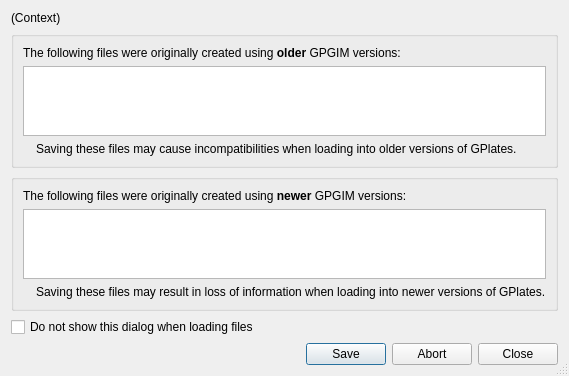
<?xml version="1.0" encoding="UTF-8"?>
<ui version="4.0">
 <class>GpgimVersionWarningDialog</class>
 <widget class="QDialog" name="GpgimVersionWarningDialog">
  <property name="geometry">
   <rect>
    <x>0</x>
    <y>0</y>
    <width>509</width>
    <height>338</height>
   </rect>
  </property>
  <property name="sizePolicy">
   <sizepolicy hsizetype="Preferred" vsizetype="Expanding">
    <horstretch>0</horstretch>
    <verstretch>0</verstretch>
   </sizepolicy>
  </property>
  <property name="windowTitle">
   <string>GPlates Geological Information Model Version</string>
  </property>
  <property name="windowIcon">
   <iconset resource="../qt-resources/qt_widgets.qrc">
    <normaloff>:/gnome_dialog_warning_16.png</normaloff>:/gnome_dialog_warning_16.png</iconset>
  </property>
  <property name="sizeGripEnabled">
   <bool>true</bool>
  </property>
  <property name="modal">
   <bool>true</bool>
  </property>
  <layout class="QVBoxLayout" name="verticalLayout_3">
   <item>
    <widget class="QLabel" name="label_context">
     <property name="text">
      <string>(Context)</string>
     </property>
     <property name="wordWrap">
      <bool>true</bool>
     </property>
    </widget>
   </item>
   <item>
    <widget class="QGroupBox" name="older_version_group_box">
     <layout class="QVBoxLayout" name="verticalLayout_2">
      <item>
       <widget class="QLabel" name="label_the_following_older_version_files">
        <property name="text">
         <string>The following files were originally created using &lt;b&gt;older&lt;/b&gt; GPGIM versions:</string>
        </property>
       </widget>
      </item>
      <item>
       <widget class="QListWidget" name="list_older_version_files">
        <property name="alternatingRowColors">
         <bool>false</bool>
        </property>
        <property name="selectionMode">
         <enum>QAbstractItemView::NoSelection</enum>
        </property>
        <property name="isWrapping" stdset="0">
         <bool>false</bool>
        </property>
        <property name="resizeMode">
         <enum>QListView::Adjust</enum>
        </property>
        <property name="wordWrap">
         <bool>false</bool>
        </property>
        <property name="selectionRectVisible">
         <bool>false</bool>
        </property>
       </widget>
      </item>
      <item>
       <layout class="QHBoxLayout" name="horizontalLayout_2">
        <item>
         <widget class="QLabel" name="icon_warn_saving_over_older_versions">
          <property name="sizePolicy">
           <sizepolicy hsizetype="Maximum" vsizetype="Preferred">
            <horstretch>0</horstretch>
            <verstretch>0</verstretch>
           </sizepolicy>
          </property>
          <property name="text">
           <string/>
          </property>
          <property name="pixmap">
           <pixmap resource="../qt-resources/qt_widgets.qrc">:/gnome_dialog_warning_16.png</pixmap>
          </property>
         </widget>
        </item>
        <item>
         <widget class="QLabel" name="label_warn_saving_over_older_versions">
          <property name="text">
           <string>Saving these files may cause incompatibilities when loading into older versions of GPlates.</string>
          </property>
         </widget>
        </item>
       </layout>
      </item>
     </layout>
    </widget>
   </item>
   <item>
    <widget class="QGroupBox" name="newer_version_group_box">
     <property name="title">
      <string/>
     </property>
     <layout class="QVBoxLayout" name="verticalLayout">
      <item>
       <widget class="QLabel" name="label_the_following_newer_version_files">
        <property name="text">
         <string>The following files were originally created using &lt;b&gt;newer&lt;/b&gt; GPGIM versions:</string>
        </property>
       </widget>
      </item>
      <item>
       <widget class="QListWidget" name="list_newer_version_files">
        <property name="selectionMode">
         <enum>QAbstractItemView::NoSelection</enum>
        </property>
        <property name="resizeMode">
         <enum>QListView::Adjust</enum>
        </property>
       </widget>
      </item>
      <item>
       <layout class="QHBoxLayout" name="horizontalLayout_3">
        <item>
         <widget class="QLabel" name="icon_warn_saving_over_newer_versions">
          <property name="sizePolicy">
           <sizepolicy hsizetype="Maximum" vsizetype="Preferred">
            <horstretch>0</horstretch>
            <verstretch>0</verstretch>
           </sizepolicy>
          </property>
          <property name="text">
           <string/>
          </property>
          <property name="pixmap">
           <pixmap resource="../qt-resources/qt_widgets.qrc">:/gnome_dialog_warning_16.png</pixmap>
          </property>
         </widget>
        </item>
        <item>
         <widget class="QLabel" name="label_warn_saving_over_newer_versions">
          <property name="text">
           <string>Saving these files may result in loss of information when loading into newer versions of GPlates.</string>
          </property>
         </widget>
        </item>
       </layout>
      </item>
     </layout>
    </widget>
   </item>
   <item>
    <widget class="QCheckBox" name="do_not_show_dialog_on_loading_check_box">
     <property name="text">
      <string>Do not show this dialog when loading files</string>
     </property>
    </widget>
   </item>
   <item>
    <widget class="QDialogButtonBox" name="buttonbox">
     <property name="sizePolicy">
      <sizepolicy hsizetype="MinimumExpanding" vsizetype="Fixed">
       <horstretch>0</horstretch>
       <verstretch>0</verstretch>
      </sizepolicy>
     </property>
     <property name="orientation">
      <enum>Qt::Horizontal</enum>
     </property>
     <property name="standardButtons">
      <set>QDialogButtonBox::Abort|QDialogButtonBox::Close|QDialogButtonBox::Save</set>
     </property>
    </widget>
   </item>
  </layout>
 </widget>
 <resources>
  <include location="../qt-resources/qt_widgets.qrc"/>
  <include location="../qt-resources/qt_widgets.qrc"/>
  <include location="../qt-resources/qt_widgets.qrc"/>
 </resources>
 <connections>
  <connection>
   <sender>buttonbox</sender>
   <signal>accepted()</signal>
   <receiver>GpgimVersionWarningDialog</receiver>
   <slot>accept()</slot>
   <hints>
    <hint type="sourcelabel">
     <x>248</x>
     <y>254</y>
    </hint>
    <hint type="destinationlabel">
     <x>157</x>
     <y>274</y>
    </hint>
   </hints>
  </connection>
  <connection>
   <sender>buttonbox</sender>
   <signal>rejected()</signal>
   <receiver>GpgimVersionWarningDialog</receiver>
   <slot>reject()</slot>
   <hints>
    <hint type="sourcelabel">
     <x>316</x>
     <y>260</y>
    </hint>
    <hint type="destinationlabel">
     <x>286</x>
     <y>274</y>
    </hint>
   </hints>
  </connection>
 </connections>
</ui>
